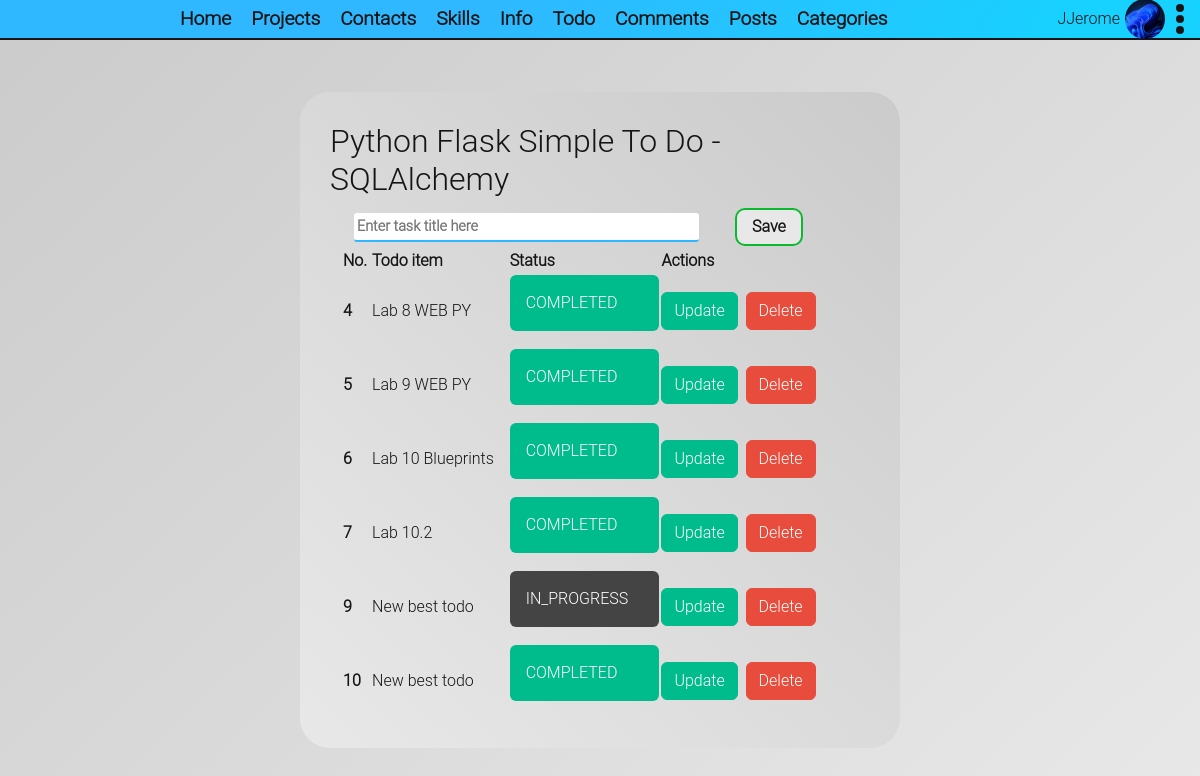
Screenshot of /todo/todo (signed in) with the database file from the repository.
### app/authentication/entitys.py (models this page shows, shortened)
class AuthUser(db.Model, UserMixin):
    id = db.Column(db.Integer, primary_key=True)
    email = db.Column(db.String(35), unique=True, nullable=False)
    username = db.Column(db.String(30), unique=True, nullable=False)
    password_hash = db.Column(db.String(60), unique=False, nullable=False)
    avatar_image = db.Column(db.String(30), nullable=True, default=config.AVATAR_DEFAULT)
    about_me = db.Column(db.String(500), nullable=True, default="")
    last_seen = db.Column(db.DateTime, nullable=True, default=datetime.datetime.now().replace(microsecond=0))
    @property
    def password(self):
        raise AttributeError("password is not a readable attribute")
    @staticmethod
    @login_manager.user_loader
    def user_loader(user_id: int):
        return AuthUser.query.get(user_id)

### app/todo/entitys.py (models this page shows, shortened)
class ToDo(db.Model):
    id = db.Column(db.Integer, primary_key=True)
    title = db.Column(db.String(100))
    completed = db.Column(db.Boolean)
    status = db.Column(db.String(20))
    class Status:
        COMPLETED = "COMPLETED"
        IN_PROGRESS = "IN_PROGRESS"

### app/todo/views.py (the view)
@todo_bp.route('/todo', methods=["GET"])
@login_required
def todo_page():
    return base_render("todo-page.html", todo_list=ToDo.query.all(), todo_form=ToDoForm())

### app/todo/forms.py
class ToDoForm(FlaskForm):
    title = StringField("", validators=[DataRequired(message="This field is required.")])
    submit = SubmitField("Save")

### app/common_logic.py (called while the page is built)
def base_render(template: str, **context):
    return render_template(template, about_os=platform.platform(), user_agent_info=request.user_agent.string, **context)

### app/todo/templates/todo/todo-page.html (shortened to what this page needs)
{% extends 'portfolio-base.html' %}
{% block links %}
    <link rel="stylesheet" type="text/css" href="{{ url_for('todo.static', filename='css/todo-page.css') }}">
{% endblock %}
{% set status_style_class = {
"COMPLETED": "alert-success",
"IN_PROGRESS": "alert-secondary"
} %}
{% from "render-filed.html" import render_field %}
{% block content %}
    <div class="main-wrapper">
        <main class="main container w-50">
            <div class="row">
                <h3>Python Flask Simple To Do - SQLAlchemy</h3>
            </div>
            <div class="row container">
                <form
                        class="row todo-add-part d-flex flex-row align-items-center"
                        action="{{ url_for("todo.add_todo") }}"
                        METHOD="post"
                        novalidate
                >
                    {{ render_field(todo_form.title, class="default-input", placeholder="Enter task title here") }}
                    {{ todo_form.submit(class="default-submit w-auto mx-4") }}
                </form>
                <div class="row todo-table">
                    <table>
                        <thead>
                        <tr>
                            <th scope="col">No.</th>
                            <th scope="col">Todo item</th>
                            <th scope="col">Status</th>
                            <th scope="col">Actions</th>
                        </tr>
                        </thead>
                        <tbody>
                        {% for todo in todo_list %}
                            <tr>
                                <th scope="row">{{ todo.id }}</th>
                                <td>{{ todo.title }}</td>
                                <td>
                                    <div class="alert {{ status_style_class[todo.status] }}" role="alert">
                                        {{ todo.status }}
                                    </div>
                                </td>
                                <td>
                                    <a href="{{ url_for("todo.update_todo", id=todo.id) }}" class="btn btn-success">Update</a>
                                    <a href="{{ url_for("todo.delete_todo", id=todo.id) }}" class="btn btn-danger ms-1">Delete</a>
                                </td>
                            </tr>
                        {% endfor %}
                        </tbody>
                    </table>
                </div>
            </div>
        </main>
    </div>
{% endblock %}

### app/templates/portfolio-base.html (shortened to what this page needs)
<!doctype html>
<html lang="en">
<head>
    <link rel="stylesheet" href="https://cdn.jsdelivr.net/npm/bootswatch@5.3.2/dist/darkly/bootstrap.min.css"
>
    <link rel="stylesheet" type="text/css" href="{{ url_for('static', filename='css/styles.css') }}">
    {% block links %}
    {% endblock %}
</head>
<body class="bg-white-gradient">
<header class="bg-blue-gradient">
    {% include "base-navigation.html" %}
    <div class="right-side">
        {% include "user_details_header.html" %}
    </div>
</header>
{% block content -%}
{% endblock %}
</body>
</html>

### app/templates/render-filed.html (shortened to what this page needs)
{% macro render_field(field) %}
    {% if field.type == 'BooleanField' %}
        <div class="d-flex flex-row justify-content-center align-items-center form-field-row">
            {% if field.label is defined and field.label.text %}
                <dt class="w-100 d-flex flex-row justify-content-center align-items-center">{{ field.label(class="control-label") }}
            {% endif %}
            {{ field(class="default-input mx-4", tabindex=1, **kwargs) | safe }}
        </div>
    {% else %}
        <div class="form-field-row">
            {{ field(class="default-input", tabindex=1, **kwargs) | safe }}
        </div>
    {% endif %}
{% endmacro %}

### app/templates/base-navigation.html
{% set navs = {
"Home": url_for('common.portfolio_main'),
"Projects": url_for('common.portfolio_projects'),
"Contacts": url_for('common.portfolio_contacts'),
"Skills": url_for('common.portfolio_skills'),
"Info": url_for('common.info'),
"Todo": url_for('todo.todo_page'),
"Comments": url_for('common.comments_page'),
"Posts": url_for('posts.all_posts'),
"Categories": url_for('posts.categories')
} %}
<nav class="navigation">
    <ul class="nav-pages" id="navPages">
        {% for label, nav in navs.items() %}
            <li><a href="{{ nav }}">{{ label }}</a></li>
        {% endfor %}
    </ul>
</nav>

### app/templates/user_details_header.html (shortened to what this page needs)
{% block links %}
    <link rel="stylesheet" type="text/css" href="{{ url_for('static', filename='css/user_details_header.css') }}">
{% endblock %}
{% if not current_user.is_authenticated %}
    <div class="">
        <a href="{{ url_for("auth.login") }}">Sign-in</a>
        <a href="{{ url_for("auth.sign_up") }}">Sign-up</a>
    </div>
{% else %}
    <div class="d-flex flex-row align-items-center justify-content-center">
        <div>
            {{ current_user.username }}
        </div>
        <div class="user-details-avatar"
                style="background-image: url('{{ url_for('static', filename='users-avatars/' + current_user.avatar_image) }}')"
        >
        </div>
        <div class="nav-item dropdown">
            <a class="dropdown-toggle show user-details"
               data-bs-toggle="dropdown"
               role="button"
               aria-haspopup="true"
               aria-expanded="true"
            >
                <span></span>
                <span></span>
                <span></span>
            </a>
        </div>
    </div>
{% endif %}

### app/static/css/styles.css (style rules this page uses)
* { --white-color: #e8e8e8; --white-second-color: #cbcbcb; --black-color: #151515; --semi-black-color: #1515157F; --blue-color: #2FB8FFFF; --blue-second-color: #17D2FFFF; --grean-color: #0ab930; --grean-second-color: #2ac44d; --select-color: #ffe700; --select-hover-color: #ffe700; --white-gradient: linear-gradient(317deg, var(--white-color), var(--white-second-color)); --white-gradient-revers: linear-gradient(-317deg, var(--white-color), var(--white-second-color)); --blue-gradient: linear-gradient(123deg, var(--blue-color) 39.22%, var(--blue-second-color) 90.31%); --purple-gradient: linear-gradient(123deg, rgb(115, 33, 255) 39.22%, rgb(139, 84, 229) 90.31%); --light-purple-gradient: linear-gradient(123deg, rgb(139, 84, 229) 39.22%, rgb(169, 124, 245) 90.31%); font-family: "Roboto Light", sans-serif; color: var(--black-color); }
a { color: var(--black-color); }
div, ul, body { padding: 0; margin: 0; }
body { display: flex; flex-direction: column; min-height: 100vh; }
.bg-white-gradient { background: var(--white-gradient); }
.bg-blue-gradient { background: var(--blue-gradient); }
header { display: flex; align-items: center; justify-content: space-between; border-bottom: 2px solid var(--black-color); height: 40px; padding: 0 10px; }
.navigation { display: flex; flex-direction: row; justify-content: space-evenly; align-items: center; height: 40px; }
.nav-pages { list-style: none; display: flex; flex-direction: row; justify-content: space-between; align-content: center; width: 100%; height: 100%; }
.nav-pages li { display: flex; align-items: center; }
.nav-pages li a { font-size: 1.2rem; font-weight: 700; text-decoration: none; padding: 10px; transition: ease .2s; }
.default-input { width: 100%; margin: 3px 0; padding: 3px; border-radius: 3px; border: none; border-bottom: 2px solid var(--blue-color); font-size: .9rem; font-weight: 600; outline: none; transition: ease .15s; }
.default-submit { display: flex; box-sizing: border-box; margin: 2px; padding: 5px 15px; border-radius: 10px; font-size: 1rem; font-weight: 600; border: 2px solid var(--grean-color); background: var(--white-color); transition: ease .1s; }

### app/todo/static/css/todo-page.css (style rules this page uses)
.main-wrapper { display: flex; flex: 1; flex-direction: column; align-items: center; justify-content: center; width: 100%; height: 100%; }
.main-wrapper .main { display: flex; flex-direction: column; justify-content: center; align-items: center; border-radius: 30px; padding: 30px; background: var(--white-gradient-revers); }
.form-field-row { width: 75%; }

### app/static/css/user_details_header.css (style rules this page uses)
.dropdown-toggle::after { content: none;!important; }
.user-details { display: flex; flex-direction: column; justify-content: space-between; align-items: center; height: 30px; width: 10px; margin: 0 5px; }
.user-details span { display: block; width: 8px; height: 8px; border-radius: 100%; background: var(--black-color); }
.user-details-avatar { margin: 5px; width: 40px; height: 40px; border-radius: 100%; background-position: center; background-size: cover;!important; }

### rows the page displays
ToDo: id "4", title "Lab 8 WEB PY", status "COMPLETED"
ToDo: id "5", title "Lab 9 WEB PY", status "COMPLETED"
ToDo: id "6", title "Lab 10 Blueprints", status "COMPLETED"
ToDo: id "7", title "Lab 10.2", status "COMPLETED"
ToDo: id "9", title "New best todo", status "IN_PROGRESS"
ToDo: id "10", title "New best todo", status "COMPLETED"

### other values shown
{{ label }} "Home" "Projects" "Contacts" "Skills" "Info" "Todo" "Comments" "Posts" "Categories"
{{ current_user.username }} "JJerome"
